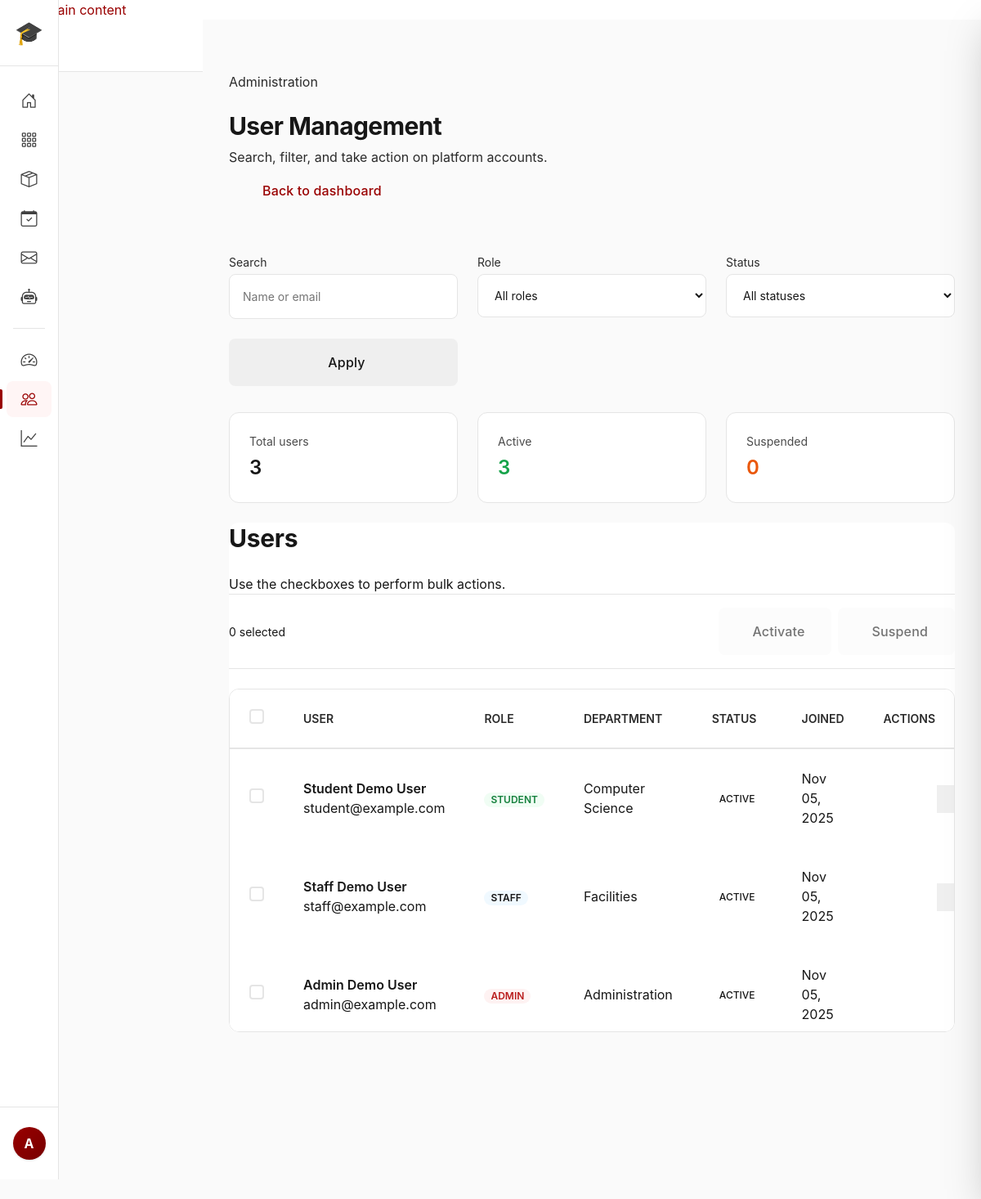
/admin/users (signed in), run on an earlier commit of the app's database.
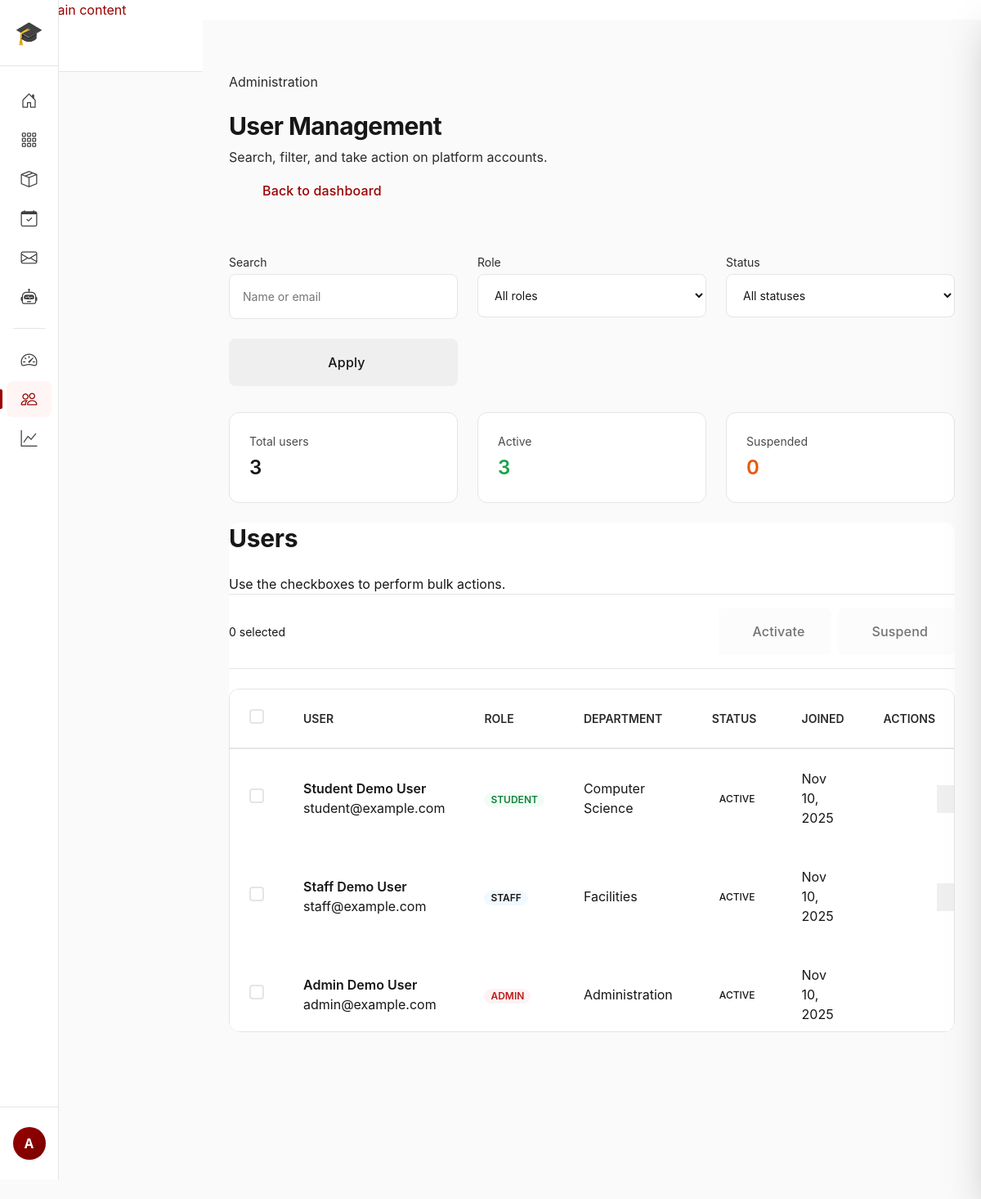
And on a later commit of the database.
### src/models/user.py (models this page shows, shortened)
class User(UserMixin, db.Model):
    __tablename__ = "users"
    user_id = db.Column(db.Integer, primary_key=True, autoincrement=True)
    name = db.Column(db.String(100), nullable=False)
    email = db.Column(db.String(120), unique=True, nullable=False, index=True)
    password_hash = db.Column(db.String(255), nullable=False)
    role = db.Column(db.String(20), nullable=False, default="student", index=True)
    profile_image = db.Column(db.String(255), nullable=True)
    department = db.Column(db.String(100), nullable=True)
    created_at = db.Column(db.DateTime, nullable=False, default=datetime.utcnow)
    is_active = db.Column(db.Boolean, default=True, nullable=False)
    suspended_at = db.Column(db.DateTime, nullable=True)
    resources = db.relationship(
        "Resource", back_populates="owner", lazy="dynamic", foreign_keys="Resource.owner_id"
    )
    bookings = db.relationship(
        "Booking", back_populates="requester", lazy="dynamic", foreign_keys="Booking.requester_id"
    )
    sent_messages = db.relationship(
        "Message", back_populates="sender", lazy="dynamic", foreign_keys="Message.sender_id"
    )
    received_messages = db.relationship(
        "Message", back_populates="receiver", lazy="dynamic", foreign_keys="Message.receiver_id"
    )
    reviews = db.relationship(
        "Review", back_populates="reviewer", lazy="dynamic", foreign_keys="Review.reviewer_id"
    )
    __table_args__ = (
        db.CheckConstraint(role.in_(["student", "staff", "admin"]), name="check_valid_role"),
    )
    @property
    def is_authenticated(self) -> bool:
        return True

### src/routes/admin.py (the view)
@admin_bp.route('/users')
@login_required
@require_admin
def users():
    try:
        search_term = request.args.get('search', '')
        role_filter = request.args.get('role', '')
        status_filter = request.args.get('status', '')
        page = request.args.get('page', 1, type=int)
        per_page = 20
        query = User.query
        if role_filter:
            query = query.filter(User.role == role_filter)
        if status_filter == 'active':
            query = query.filter(User.is_active.is_(True))
        elif status_filter == 'suspended':
            query = query.filter(User.is_active.is_(False))
        if search_term:
            search_filter = or_(User.name.ilike(f"%{search_term}%"), User.email.ilike(f"%{search_term}%"))
            query = query.filter(search_filter)
        per_page = 20
        pagination = query.order_by(User.created_at.desc()).paginate(page=page, per_page=per_page, error_out=False)
        users = pagination.items
        active_count = User.query.filter(User.is_active.is_(True)).count()
        suspended_count = User.query.filter(User.is_active.is_(False)).count()
        return render_template(
            'admin/users.html',
            users=users,
            search_term=search_term,
            role_filter=role_filter,
            status_filter=status_filter,
            total_users=pagination.total,
            active_count=active_count,
            suspended_count=suspended_count,
            pagination=pagination,
        )
    except Exception as e:
        flash(f"Error loading users: {e}", "danger")
        return render_template('admin/users.html', users=[])

### src/app.py (called while the page is built)
@login_manager.user_loader
def load_user(user_id: str):
    from src.repositories.user_repo import UserRepository
    return UserRepository.get_by_id(int(user_id))

### src/repositories/user_repo.py (called while the page is built)
    @staticmethod
    def get_by_id(user_id: int) -> Optional[User]:
        return User.query.get(user_id)

### src/security/rbac.py (called while the page is built)
def require_roles(*roles: str) -> Callable:
    def decorator(f: Callable) -> Callable:
        @wraps(f)
        def decorated_function(*args, **kwargs):
            if not current_user.is_authenticated:
                abort(401)  # Unauthorized
            if current_user.role not in roles:
                abort(403)  # Forbidden (authenticated but wrong role)
            return f(*args, **kwargs)
        return decorated_function
    return decorator

### src/utils/vite.py (called while the page is built, shortened)
def vite_asset(name: str) -> str:
    manifest_path = os.path.join(
        current_app.root_path,
        'static',
        'dist',
        '.vite',
        'manifest.json'
    )
    with open(manifest_path, 'r') as f:
        manifest = json.load(f)
    if name in manifest:
        return url_for('static', filename=f"dist/{manifest[name]['file']}")

### src/templates/admin/users.html (shortened to what the changed rows need)
{% extends "base.html" %}
{% block main_content %}
<section class="admin-page__header">
  <div>
    <h1>User Management</h1>
  </div>
</section>
<section class="card">
  <header class="card__header">
    <div>
      <h2>Users</h2>
    </div>
  </header>
  {% if users %}
  <form method="POST" action="{{ url_for('admin.bulk_update_users') }}" data-bulk-form>
    <div class="table-scroll table-scroll--sticky" role="region">
      <table class="table table--sticky" role="table">
        <thead>
          <tr>
            <th scope="col">
              <label class="checkbox">
                <span></span>
              </label>
            </th>
            <th scope="col">User</th>
            <th scope="col">Role</th>
            <th scope="col">Department</th>
            <th scope="col">Status</th>
            <th scope="col">Joined</th>
            <th scope="col" class="text-end">Actions</th>
          </tr>
        </thead>
        <tbody>
          {% for user in users %}
          <tr tabindex="0">
            <td data-label="Select">
              <label class="checkbox">
                <span></span>
              </label>
            </td>
            <td data-label="User">
              <strong>{{ user.name }}</strong>
              <p class="text-muted">{{ user.email }}</p>
            </td>
            <td data-label="Role">
              {% if user.role == 'admin' %}
                <span class="chip chip--error">Admin</span>
              {% elif user.role == 'staff' %}
                <span class="chip chip--info">Staff</span>
              {% else %}
                <span class="chip chip--success">Student</span>
              {% endif %}
            </td>
            <td data-label="Department">{{ user.department or '—' }}</td>
            <td data-label="Status">
              {% if user.is_active %}
                <span class="badge badge--success">Active</span>
              {% else %}
                <span class="badge badge--warning">Suspended</span>
              {% endif %}
            </td>
            <td data-label="Joined">{{ user.created_at.strftime('%b %d, %Y') }}</td>
            <td class="text-end">
              <div class="btn-group">
                <a href="{{ url_for('admin.user_detail', user_id=user.user_id) }}" class="btn btn--ghost btn--sm" title="View details">
                </a>
                {% if user.role != 'admin' and user.user_id != current_user.user_id %}
                  {% if user.is_active %}
                    <form method="POST" action="{{ url_for('admin.suspend_user', user_id=user.user_id) }}" class="inline-form">
                      <button class="btn btn--warning btn--sm" title="Suspend user" onclick="return confirm('Suspend {{ user.name }}?');">
                      </button>
                    </form>
                  {% endif %}
                {% endif %}
              </div>
            </td>
          </tr>
          {% endfor %}
        </tbody>
      </table>
    </div>
  </form>
  {% else %}
    <div class="empty-state empty-state--inline">
      <i data-lucide="users"></i>
      <h3>No users match the filters</h3>
      <p>Try adjusting the search or filters above.</p>
    </div>
  {% endif %}
</section>
{% endblock %}

### src/templates/base.html (shortened to what the changed rows need)
<!DOCTYPE html>
<html lang="en">
<head>
    {% set canonical_href = canonical_url if canonical_url is defined else (request.url_root.rstrip('/') ~ request.path) %}
    <link rel="stylesheet" href="{{ vite_asset('src/static/scss/enterprise.scss') }}">
    <link rel="stylesheet" href="https://cdn.jsdelivr.net/npm/bootstrap-icons@1.11.1/font/bootstrap-icons.css">
</head>
<body data-theme="light">
    <div class="{% if current_user.is_authenticated %}app-shell{% else %}guest-layout{% endif %}">
        {% if current_user.is_authenticated %}
        <aside class="app-sidebar" role="navigation" aria-label="Primary navigation">
            <div class="sidebar-header">
                <a href="{{ url_for('resources.dashboard') }}" class="sidebar-brand" title="Campus Resource Hub">
                    <span class="brand-icon">🎓</span>
                </a>
            </div>
            <nav class="sidebar-nav">
                <a href="{{ url_for('resources.dashboard') }}"
                   class="sidebar-link {% if request.endpoint == 'resources.dashboard' %}active{% endif %}"
                   title="Dashboard"
                   aria-label="Dashboard">
                    <i class="bi bi-house-door"></i>
                </a>
                <a href="{{ url_for('resources.index') }}"
                   class="sidebar-link {% if request.endpoint in ['resources.index', 'resources.detail'] %}active{% endif %}"
                   title="Browse Resources"
                   aria-label="Browse Resources">
                    <i class="bi bi-grid-3x3-gap"></i>
                </a>
                <a href="{{ url_for('resources.my_resources') }}"
                   class="sidebar-link {% if request.endpoint == 'resources.my_resources' %}active{% endif %}"
                   title="My Resources"
                   aria-label="My Resources">
                    <i class="bi bi-box-seam"></i>
                </a>
                <a href="{{ url_for('bookings.my_bookings') }}"
                   class="sidebar-link {% if request.endpoint == 'bookings.my_bookings' %}active{% endif %}"
                   title="My Bookings"
                   aria-label="My Bookings">
                    <i class="bi bi-calendar-check"></i>
                </a>
                <a href="{{ url_for('messages.inbox') }}"
                   class="sidebar-link {% if request.endpoint in ['messages.inbox', 'messages.conversation'] %}active{% endif %}"
                   title="Messages"
                   aria-label="Messages">
                    <i class="bi bi-envelope"></i>
                </a>
                <a href="{{ url_for('concierge.index') }}"
                   class="sidebar-link {% if request.endpoint == 'concierge.index' %}active{% endif %}"
                   title="AI Concierge"
                   aria-label="AI Concierge">
                    <i class="bi bi-robot"></i>
                </a>
                {% if current_user.role == 'admin' %}
                <div class="sidebar-divider" role="separator"></div>
                <a href="{{ url_for('admin.dashboard') }}"
                   class="sidebar-link {% if request.endpoint == 'admin.dashboard' %}active{% endif %}"
                   title="Admin Dashboard"
                   aria-label="Admin Dashboard">
                    <i class="bi bi-speedometer2"></i>
                </a>
                <a href="{{ url_for('admin.users') }}"
                   class="sidebar-link {% if request.endpoint in ['admin.users', 'admin.user_detail'] %}active{% endif %}"
                   title="Manage Users"
                   aria-label="Manage Users">
                    <i class="bi bi-people"></i>
                </a>
                <a href="{{ url_for('admin.analytics') }}"
                   class="sidebar-link {% if request.endpoint == 'admin.analytics' %}active{% endif %}"
                   title="Analytics"
                   aria-label="Analytics">
                    <i class="bi bi-graph-up"></i>
                </a>
                {% endif %}
            </nav>
            <div class="sidebar-footer">
                <a href="{{ url_for('auth.profile') }}"
                   class="sidebar-user"
                   data-username="{{ current_user.name }} ({{ current_user.role|title }})"
                   title="View Profile"
                   aria-label="View your profile">
                    <div class="user-avatar">{{ current_user.name[0].upper() }}</div>
                </a>
            </div>
        </aside>
        {% endif %}
        <main id="main" class="{% if current_user.is_authenticated %}app-main{% else %}guest-main{% endif %}" role="main" tabindex="-1">
            <div class="{% if current_user.is_authenticated %}page-content{% else %}container{% endif %}">
                {% block main_content %}{% endblock %}
            </div>
        </main>
    </div>
</body>
</html>

What changed in the data, as far as the page shows it:
changed User "Admin Demo User": created_at "Nov 05, 2025" → "Nov 10, 2025"
changed User "Student Demo User": created_at "Nov 05, 2025" → "Nov 10, 2025"
changed User "Staff Demo User": created_at "Nov 05, 2025" → "Nov 10, 2025"
